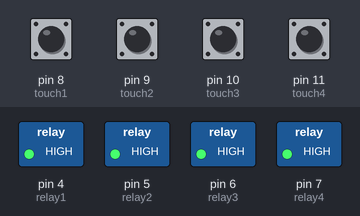
Recording of a sketch running on a simulated Arduino Uno, built with avr-gcc and run on an emulated ATmega328P. Shown: switched loads named in the sketch (green lamp = pin HIGH). Inputs (shaded band) come from the test bench; at power-on: pin 8 (touch1), pin 9 (touch2), pin 10 (touch3), pin 11 (touch4) LOW. The modem accepts every AT command (registered, SIM ready, sends succeed) and sends nothing else; what the sketch prints to the serial monitor is not drawn.

Above: at 10.0 s.
10.1 s: pin 8 (touch1) pulled HIGH for 0.15 s
At 10.8 s:
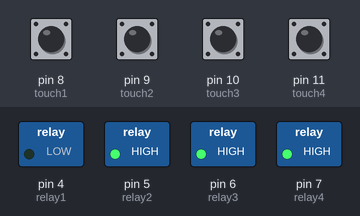
11.7 s: pin 9 (touch2) pulled HIGH for 0.15 s
At 12.2 s:
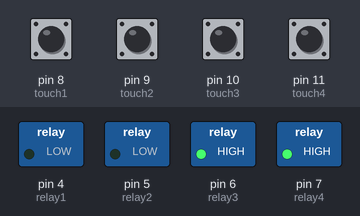
13.3 s: pin 10 (touch3) pulled HIGH for 0.15 s
At 14.4 s:
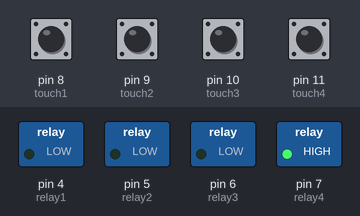
14.9 s: pin 8 (touch1) pulled HIGH for 1 s
At 15.7 s:
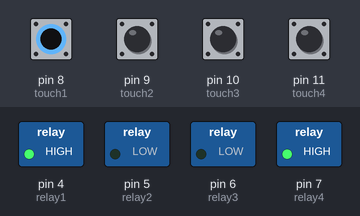
17.4 s: pin 9 (touch2) pulled HIGH for 1 s
At 18.6 s:
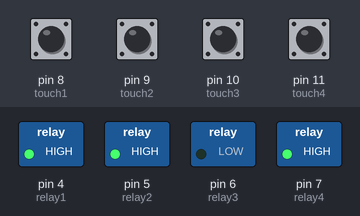
19.9 s: pin 8 (touch1) pulled HIGH for 0.15 s
At 20.7 s:
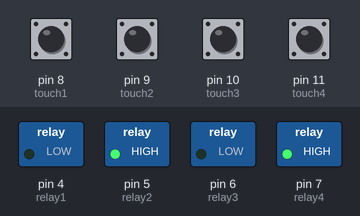
Timing chart, 0 to 22.5 s (numbered marks = the images above; inputs shaded):
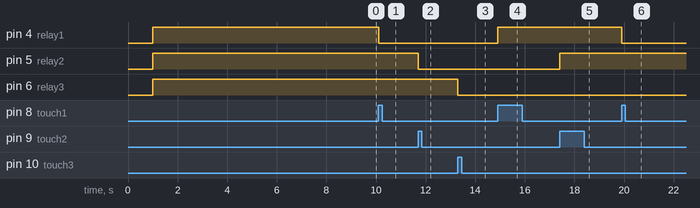

Measured:
- after the input at 10.1 s, pin 4 (relay1): HIGH → LOW at once
- after the input at 11.7 s, pin 5 (relay2): HIGH → LOW at once
- after the input at 13.3 s, pin 6 (relay3): HIGH → LOW at once
- after the input at 14.9 s, pin 4 (relay1): LOW → HIGH at once
- after the input at 17.4 s, pin 5 (relay2): LOW → HIGH at once
- after the input at 19.9 s, pin 4 (relay1): HIGH → LOW at once

The sketch:

diorama_main.ino
```cpp
#include <SoftwareSerial.h>
#include <ArduinoJson.h>
#include "JsonBuilder.h"
#include "ATSend.h"
#include "ATGet.h"

#define relay1 4
#define relay2 5
#define relay3 6
#define relay4 7

#define touch1 8
#define touch2 9
#define touch3 10
#define touch4 11

SoftwareSerial espSerial(2, 3); // RX, TX for ESP32 AT module

const char* ssid = "X8b";
const char* password = "12345678";

const char* host = "diorama-endpoint.vercel.app";
const int port = 443;

const char* check_connection_endpoint = "/api/arduino/check-connection";
const char* device_status = "/api/arduino/device-status";

ATSend atSend(espSerial, 8000);  // include timeout
ATGet atGet(atSend, espSerial, host, port);

const unsigned long GET_STATUS_INTERVAL = 3000;
const unsigned long SEND_VALUES_INTERVAL = 5000;
const unsigned long CONTROL_RELAYS_INTERVAL = 10;

// states
unsigned long lastStatusTime = 0;
unsigned long lastSendTime = 0;
unsigned long lastRelayTime = 0;


unsigned long lastAttempt = 0;

bool relayState1 = false;
bool relayState2 = false;
bool relayState3 = false;
bool relayState4 = false;

void setup() {
  Serial.begin(9600);
  espSerial.begin(9600);
  delay(1000);

  initPinModes();

  if (!checkESP()) {
    Serial.println("ESP32 not responding. Halting.");
    while (true);  // stop everything
  }

  if (!connectWiFi()) {
    Serial.println("Failed to connect to WiFi after multiple attempts.");
    while (true);  // stop or reset if you prefer
  }

  String resp = atGet.getRequest("/api/arduino/check-connection", true);
  Serial.println("Final Response:");
  Serial.println(resp);

  Serial.println("Setup complete — ready to continue.");
}


void loop() {
  unsigned long currentMillis = millis();

  if (currentMillis - lastStatusTime >= GET_STATUS_INTERVAL) {
    lastStatusTime = currentMillis;

  }

  if (currentMillis - lastSendTime >= SEND_VALUES_INTERVAL) {
    lastSendTime = currentMillis;
  }

  if (currentMillis - lastRelayTime >= CONTROL_RELAYS_INTERVAL) {
    lastRelayTime = currentMillis;
    controlRelays();

  }
}

void controlRelays() {
  // Touch 1 controls Relay 1
  if (digitalRead(touch1) == HIGH) {
    relayState1 = !relayState1;
    digitalWrite(relay1, relayState1 ? LOW : HIGH);

    // Wait until touch 1 is released
    while (digitalRead(touch1) == HIGH) {
      delay(10);
    }
    delay(50); // Small debounce delay
  }

  // Touch 2 controls Relay 2
  else if (digitalRead(touch2) == HIGH) {
    relayState2 = !relayState2;
    digitalWrite(relay2, relayState2 ? LOW : HIGH);

    // Wait until touch 2 is released
    while (digitalRead(touch2) == HIGH) {
      delay(10);
    }
    delay(50);
  }

  // Touch 3 controls Relay 3
  else if (digitalRead(touch3) == HIGH) {
    relayState3 = !relayState3;
    digitalWrite(relay3, relayState3 ? LOW : HIGH);

    // Wait until touch 3 is released
    while (digitalRead(touch3) == HIGH) {
      delay(10);
    }
    delay(50);
  }

  // Touch 4 controls all relays (master switch)
  else if (digitalRead(touch4) == HIGH) {
    bool allOn = relayState1 && relayState2 && relayState3 && relayState4;

    relayState1 = !allOn;
    relayState2 = !allOn;
    relayState3 = !allOn;
    relayState4 = !allOn;

    digitalWrite(relay1, relayState1 ? LOW : HIGH);
    digitalWrite(relay2, relayState2 ? LOW : HIGH);
    digitalWrite(relay3, relayState3 ? LOW : HIGH);
    digitalWrite(relay4, relayState4 ? LOW : HIGH);

    // Wait until touch 4 is released
    while (digitalRead(touch4) == HIGH) {
      delay(10);
    }
    delay(50);
  }
}

void initPinModes() {
  pinMode(touch1, INPUT);
  pinMode(touch2, INPUT);
  pinMode(touch3, INPUT);
  pinMode(touch4, INPUT);

  pinMode(relay1, OUTPUT);
  pinMode(relay2, OUTPUT);
  pinMode(relay3, OUTPUT);
  pinMode(relay4, OUTPUT);

  digitalWrite(relay1, HIGH);
  digitalWrite(relay2, HIGH);
  digitalWrite(relay3, HIGH);
  digitalWrite(relay4, HIGH);
}

bool checkESP() {
  String response = atSend.sendCommand("AT");
  if (response.indexOf("OK") != -1) {
    Serial.println("✅ ESP32 is ready!");
    return true;
  }
  return false;
}

bool connectWiFi() {
    Serial.println("🔄 Checking current WiFi connection...");
    String status = atSend.sendCommand("AT+CWJAP?");
    if (status.indexOf(ssid) != -1) {
        Serial.println("✅ Already connected to WiFi!");
        return true;
    }

    // Disconnect first
    atSend.sendCommand("AT+CWQAP");
    delay(1000);

    Serial.print("📶 Connecting to WiFi: ");
    Serial.println(ssid);

    String cmd = "AT+CWJAP=\"" + String(ssid) + "\",\"" + String(password) + "\"";

    for (int attempt = 1; attempt <= 5; attempt++) {
        Serial.print("→ ");
        Serial.println(cmd);

        String response = atSend.sendCommand(cmd, 10000);  // 10s timeout
        Serial.println("← Response:");
        Serial.println(response);

        if (response.indexOf("WIFI CONNECTED") != -1 ||
            response.indexOf("OK") != -1 ||
            response.indexOf("GOT IP") != -1) {
            Serial.println("✅ WiFi Connected!");
            return true;
        }

        Serial.print("⚠️ Attempt ");
        Serial.print(attempt);
        Serial.println(" failed. Retrying in 3s...");
        delay(3000);
    }

    Serial.println("❌ Failed to connect to WiFi after 5 attempts.");
    return false;
}


// function for dfPlayer

// function for reading touch sensors

// function for handling relays with touch sensors

// function for reading proximity sensor

// function for reading light sensors
```

ATGet.cpp
```cpp
#include "ATGet.h"

ATGet::ATGet(ATSend &at, Stream &serialPort, const String &host, int port)
    : _at(at), _serial(serialPort), _host(host), _port(port) {}

// Read all data until idle for idleTimeout ms
String ATGet::_readFullResponse(unsigned long idleTimeout) {
    String response = "";
    unsigned long lastReceived = millis();

    while (millis() - lastReceived < idleTimeout) {
        while (_serial.available()) {
            char c = _serial.read();
            response += c;
            lastReceived = millis();
        }
    }

    return response;
}

// Extract raw body by stripping +IPD headers
String ATGet::_extractRawBody(const String &raw) {
    String rawBody = "";
    int ipdPos = 0;

    while ((ipdPos = raw.indexOf("+IPD,", ipdPos)) != -1) {
        int colon = raw.indexOf(":", ipdPos);
        if (colon != -1) {
            String chunk = raw.substring(colon + 1);
            int nextChunk = chunk.indexOf("+IPD,");
            if (nextChunk != -1) chunk = chunk.substring(0, nextChunk);
            int closed = chunk.indexOf("CLOSED");
            if (closed != -1) chunk = chunk.substring(0, closed);
            rawBody += chunk;
            ipdPos = colon + 1;
        } else break;
    }

    rawBody.trim();
    return rawBody;
}

// Perform HTTPS GET request (prints raw body)
String ATGet::getRequest(const String &path, bool printDebug) {
    if (printDebug)
        Serial.println("🌐 [ATGet] Starting HTTPS GET...");

    // 1️⃣ Start SSL connection
    while (true) {
        _serial.println("AT+CIPSTART=\"SSL\",\"" + _host + "\"," + String(_port));
        if (printDebug) Serial.println("→ AT+CIPSTART=\"SSL\",\"" + _host + "\"," + String(_port));

        String connectResp = "";
        unsigned long start = millis();
        bool connected = false;

        // Wait up to 8 seconds for "CONNECT" or retry
        while (millis() - start < 8000) {
            while (_serial.available()) {
                char c = _serial.read();
                connectResp += c;
                if (connectResp.indexOf("CONNECT") != -1) {
                    connected = true;
                    break;
                }
            }
            if (connected) break;
        }

        if (connected) {
            if (printDebug) Serial.println("✅ SSL CONNECTED");
            break;
        } else {
            Serial.println("❌ SSL failed, retrying in 3s...");
            delay(3000);
        }
    }

        // 2️⃣ Compose HTTP request
    String httpRequest = "GET " + path + " HTTP/1.1\r\n";
    httpRequest += "Host: " + _host + "\r\n";
    httpRequest += "Connection: close\r\n\r\n";

    // 3️⃣ Announce sending — block until ESP ready for input ('>' prompt)
    _serial.println("AT+CIPSEND=" + String(httpRequest.length()));
    if (printDebug) Serial.println("→ AT+CIPSEND=" + String(httpRequest.length()));

    String sendResp = "";
    unsigned long promptStart = millis();
    bool gotPrompt = false;

    while (millis() - promptStart < 8000) {  // Wait up to 8s for '>'
        while (_serial.available()) {
            char c = _serial.read();
            sendResp += c;
            if (sendResp.indexOf('>') != -1) {
                gotPrompt = true;
                break;
            }
        }
        if (gotPrompt) break;
    }

    if (!gotPrompt) {
        Serial.println("⚠️ No '>' prompt received, aborting.");
        return "";
    }

    // 4️⃣ Send actual HTTP request
    _serial.print(httpRequest);
    if (printDebug) {
        Serial.println("→ Sent HTTP request:");
        Serial.println(httpRequest);
    }

    // 5️⃣ Wait for full response until "CLOSED"
    if (printDebug) Serial.println("📨 Waiting for full response...");

    String response = "";
    String window = "";           // last few chars to detect "CLOSED"
    unsigned long lastData = millis();
    bool closed = false;

    while (!closed) {
        while (_serial.available()) {
            char c = _serial.read();
            response += c;
            window += c;
            if (window.length() > 6) window.remove(0, 1);  // keep 6-char sliding window
            lastData = millis();

            if (window.endsWith("CLOSED")) {
                closed = true;
                break;
            }
        }

        if (millis() - lastData > 5000) { // timeout after 5s no data
            Serial.println("⚠️ Timeout waiting for CLOSED.");
            break;
        }
    }

    // 6️⃣ Show full raw response
    Serial.println("← Full Raw Response:");
    Serial.println(response);

    // 7️⃣ Extract raw body
    String rawBody = "";
    int ipdPos = response.indexOf("+IPD,");
    if (ipdPos != -1) {
        int colon = response.indexOf(':', ipdPos);
        if (colon != -1) {
            rawBody = response.substring(colon + 1);
            int closedPos = rawBody.indexOf("CLOSED");
            if (closedPos != -1)
                rawBody = rawBody.substring(0, closedPos);
        }
    }

    rawBody.trim();
    Serial.println("📦 RawBody:");
    Serial.println(rawBody);

    // 8️⃣ Close connection cleanly
    _serial.println("AT+CIPCLOSE");
    delay(500);

    return rawBody;

}
```

ATGet.h
```cpp
#ifndef ATGET_H
#define ATGET_H

#include <Arduino.h>
#include "ATSend.h"

class ATGet {
private:
    ATSend &_at;
    Stream &_serial;
    String _host;
    int _port;

    String _readFullResponse(unsigned long idleTimeout);
    String _extractRawBody(const String &raw);

public:
    ATGet(ATSend &at, Stream &serialPort, const String &host, int port);
    String getRequest(const String &path, bool printDebug = true);
};

#endif
```

ATSend.cpp
```cpp
#include "ATSend.h"

ATSend::ATSend(Stream &serial, unsigned long timeout)
    : _serial(serial), _timeout(timeout) {}

String ATSend::_readResponse() {
    String response = "";
    unsigned long start = millis();

    // Wait for first data
    while (!_serial.available() && (millis() - start < _timeout)) {
        delay(10);
    }

    if (!_serial.available()) {
        return ""; // timeout, no data
    }

    unsigned long lastByteTime = millis();
    const unsigned long innerTimeout = 200; // ms between bytes

    while (millis() - lastByteTime < innerTimeout) {
        while (_serial.available()) {
            char c = _serial.read();
            response += c;
            lastByteTime = millis();
        }
    }

    return response;
}

String ATSend::sendCommand(const String &cmd, bool printDebug) {
    // Flush any stale data
    while (_serial.available()) _serial.read();

    _serial.println(cmd);

    if (printDebug) {
        Serial.print("→ "); Serial.println(cmd);
    }

    String resp = _readResponse();

    if (printDebug) {
        Serial.println("← Response:");
        Serial.println(resp);
    }

    return resp;
}

bool ATSend::sendCommandWaitOK(const String &cmd, bool printDebug) {
    String resp = sendCommand(cmd, printDebug);
    if (resp.indexOf("OK") != -1) return true;
    if (resp.indexOf("ERROR") != -1) return false;
    return false; // timeout or unknown response
}
```

ATSend.h
```cpp
#ifndef ATSEND_H
#define ATSEND_H

#include <Arduino.h>

class ATSend {
public:
    ATSend(Stream &serial, unsigned long timeout = 3000);

    // Send a command and get full response
    String sendCommand(const String &cmd, bool printDebug = true);

    // Wait specifically for "OK" or "ERROR"
    bool sendCommandWaitOK(const String &cmd, bool printDebug = true);
    Stream &getSerial() { return _serial; }
    unsigned long _timeout;
private:
    Stream &_serial;
    String _readResponse();
};

#endif
```

JsonBuilder.cpp
```cpp
#include "JsonBuilder.h"

JsonBuilder::JsonBuilder() : json("{"), first(true) {}

JsonBuilder& JsonBuilder::add(const String &key, const String &value) {
  if (!first) json += ",";
  json += "\"" + key + "\":\"" + value + "\"";
  first = false;
  return *this;
}

JsonBuilder& JsonBuilder::add(const String &key, int value) {
  if (!first) json += ",";
  json += "\"" + key + "\":" + String(value);
  first = false;
  return *this;
}

JsonBuilder& JsonBuilder::add(const String &key, float value) {
  if (!first) json += ",";
  json += "\"" + key + "\":" + String(value, 2); // 2 decimal places
  first = false;
  return *this;
}

JsonBuilder& JsonBuilder::add(const String &key, bool value) {
  if (!first) json += ",";
  json += "\"" + key + "\":" + String(value ? "true" : "false");
  first = false;
  return *this;
}

String JsonBuilder::build() const {
  return json + "}";
}
```

JsonBuilder.h
```cpp
#ifndef JSON_BUILDER_H
#define JSON_BUILDER_H

#include <Arduino.h>

class JsonBuilder {
public:
  JsonBuilder();

  JsonBuilder& add(const String &key, const String &value);
  JsonBuilder& add(const String &key, int value);
  JsonBuilder& add(const String &key, float value);
  JsonBuilder& add(const String &key, bool value);

  String build() const;

private:
  String json;
  bool first;
};

#endif
```
